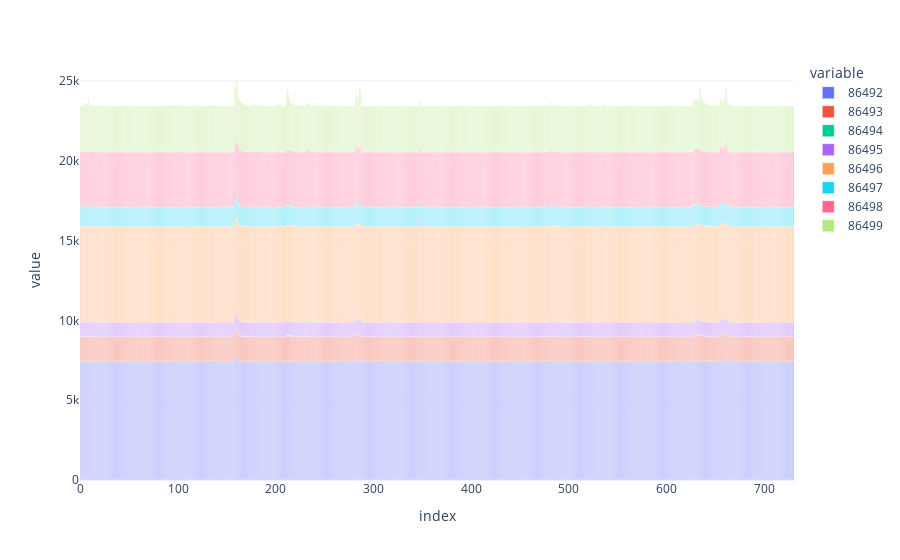

Write notebook code for a chart like this one.
### Code cell
df_total_lavado.plot(kind='bar')

### Figure 1 — Plotly figure (JSON) as saved in the notebook; plotly's stock layout.template omitted (floating-point values rounded to 4 significant figures; data arrays with more than 128 entries replaced by an {"elided": "..."} marker saying what was removed)
{"data": [{"alignmentgroup": "True", "hovertemplate": "variable=86492<br>index=%{x}<br>value=%{y}<extra></extra>", "legendgroup": "86492", "marker": {"color": "#636efa", "pattern": {"shape": ""}}, "name": "86492", "offsetgroup": "86492", "orientation": "v", "showlegend": true, "textposition": "auto", "type": "bar", "x": {"elided": "731 int values"}, "xaxis": "x", "y": {"elided": "731 float values"}, "yaxis": "y"}, {"alignmentgroup": "True", "hovertemplate": "variable=86493<br>index=%{x}<br>value=%{y}<extra></extra>", "legendgroup": "86493", "marker": {"color": "#EF553B", "pattern": {"shape": ""}}, "name": "86493", "offsetgroup": "86493", "orientation": "v", "showlegend": true, "textposition": "auto", "type": "bar", "x": {"elided": "731 int values"}, "xaxis": "x", "y": {"elided": "731 float values"}, "yaxis": "y"}, {"alignmentgroup": "True", "hovertemplate": "variable=86494<br>index=%{x}<br>value=%{y}<extra></extra>", "legendgroup": "86494", "marker": {"color": "#00cc96", "pattern": {"shape": ""}}, "name": "86494", "offsetgroup": "86494", "orientation": "v", "showlegend": true, "textposition": "auto", "type": "bar", "x": {"elided": "731 int values"}, "xaxis": "x", "y": {"elided": "731 float values"}, "yaxis": "y"}, {"alignmentgroup": "True", "hovertemplate": "variable=86495<br>index=%{x}<br>value=%{y}<extra></extra>", "legendgroup": "86495", "marker": {"color": "#ab63fa", "pattern": {"shape": ""}}, "name": "86495", "offsetgroup": "86495", "orientation": "v", "showlegend": true, "textposition": "auto", "type": "bar", "x": {"elided": "731 int values"}, "xaxis": "x", "y": {"elided": "731 float values"}, "yaxis": "y"}, {"alignmentgroup": "True", "hovertemplate": "variable=86496<br>index=%{x}<br>value=%{y}<extra></extra>", "legendgroup": "86496", "marker": {"color": "#FFA15A", "pattern": {"shape": ""}}, "name": "86496", "offsetgroup": "86496", "orientation": "v", "showlegend": true, "textposition": "auto", "type": "bar", "x": {"elided": "731 int values"}, "xaxis": "x", "y": {"elided": "731 float values"}, "yaxis": "y"}, {"alignmentgroup": "True", "hovertemplate": "variable=86497<br>index=%{x}<br>value=%{y}<extra></extra>", "legendgroup": "86497", "marker": {"color": "#19d3f3", "pattern": {"shape": ""}}, "name": "86497", "offsetgroup": "86497", "orientation": "v", "showlegend": true, "textposition": "auto", "type": "bar", "x": {"elided": "731 int values"}, "xaxis": "x", "y": {"elided": "731 float values"}, "yaxis": "y"}, {"alignmentgroup": "True", "hovertemplate": "variable=86498<br>index=%{x}<br>value=%{y}<extra></extra>", "legendgroup": "86498", "marker": {"color": "#FF6692", "pattern": {"shape": ""}}, "name": "86498", "offsetgroup": "86498", "orientation": "v", "showlegend": true, "textposition": "auto", "type": "bar", "x": {"elided": "731 int values"}, "xaxis": "x", "y": {"elided": "731 float values"}, "yaxis": "y"}, {"alignmentgroup": "True", "hovertemplate": "variable=86499<br>index=%{x}<br>value=%{y}<extra></extra>", "legendgroup": "86499", "marker": {"color": "#B6E880", "pattern": {"shape": ""}}, "name": "86499", "offsetgroup": "86499", "orientation": "v", "showlegend": true, "textposition": "auto", "type": "bar", "x": {"elided": "731 int values"}, "xaxis": "x", "y": {"elided": "731 float values"}, "yaxis": "y"}], "layout": {"barmode": "relative", "legend": {"title": {"text": "variable"}, "tracegroupgap": 0}, "margin": {"t": 60}, "xaxis": {"anchor": "y", "domain": [0, 1], "title": {"text": "index"}}, "yaxis": {"anchor": "x", "domain": [0, 1], "title": {"text": "value"}}}}
